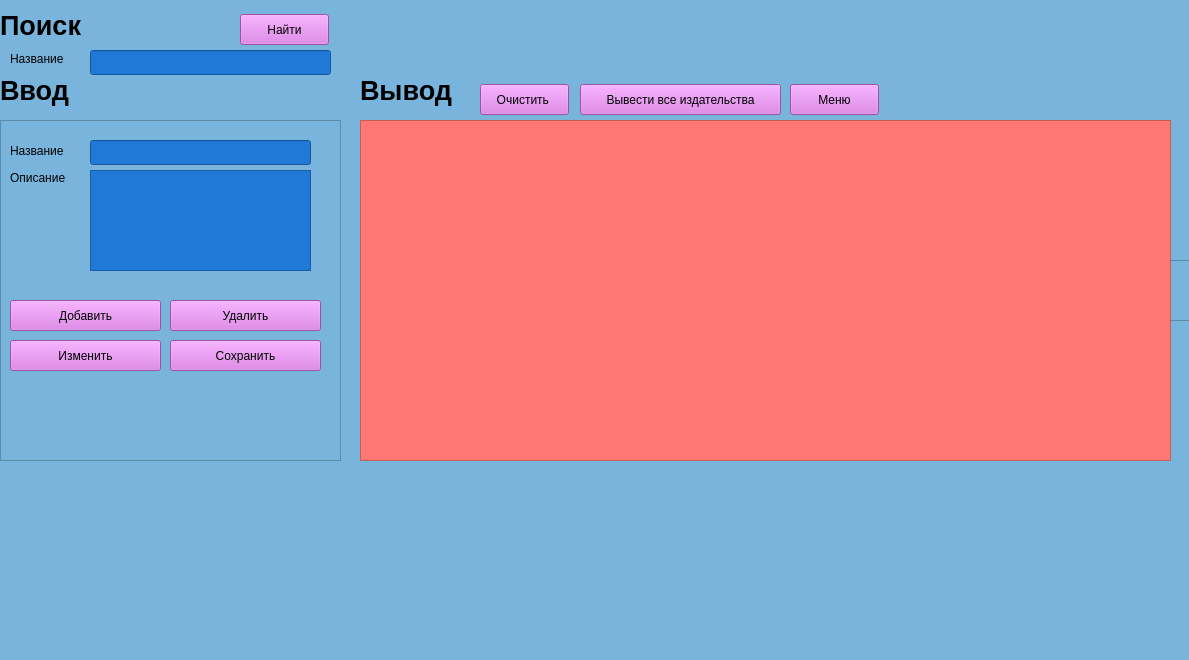
<?xml version="1.0" encoding="UTF-8"?>
<ui version="4.0">
 <class>MainWindow</class>
 <widget class="QMainWindow" name="MainWindow">
  <property name="geometry">
   <rect>
    <x>0</x>
    <y>0</y>
    <width>1189</width>
    <height>660</height>
   </rect>
  </property>
  <property name="windowTitle">
   <string>Издательство</string>
  </property>
  <property name="autoFillBackground">
   <bool>false</bool>
  </property>
  <property name="styleSheet">
   <string notr="true">background-color: rgb(120, 180,220);
</string>
  </property>
  <widget class="QWidget" name="centralwidget">
   <widget class="QPushButton" name="btnSelectAll">
    <property name="geometry">
     <rect>
      <x>580</x>
      <y>84</y>
      <width>201</width>
      <height>31</height>
     </rect>
    </property>
    <property name="styleSheet">
     <string notr="true">background-color: rgb(220, 112,230);
</string>
    </property>
    <property name="text">
     <string>Вывести все издательства</string>
    </property>
   </widget>
   <widget class="QFrame" name="frame">
    <property name="geometry">
     <rect>
      <x>0</x>
      <y>120</y>
      <width>341</width>
      <height>341</height>
     </rect>
    </property>
    <property name="sizePolicy">
     <sizepolicy hsizetype="Minimum" vsizetype="Preferred">
      <horstretch>0</horstretch>
      <verstretch>0</verstretch>
     </sizepolicy>
    </property>
    <property name="frameShape">
     <enum>QFrame::StyledPanel</enum>
    </property>
    <property name="frameShadow">
     <enum>QFrame::Plain</enum>
    </property>
    <widget class="QTextEdit" name="leYea">
     <property name="geometry">
      <rect>
       <x>90</x>
       <y>50</y>
       <width>221</width>
       <height>101</height>
      </rect>
     </property>
     <property name="styleSheet">
      <string notr="true">background-color: rgb(32,120, 215);


</string>
     </property>
    </widget>
    <widget class="QPushButton" name="btnEdit1">
     <property name="geometry">
      <rect>
       <x>10</x>
       <y>220</y>
       <width>151</width>
       <height>31</height>
      </rect>
     </property>
     <property name="styleSheet">
      <string notr="true">background-color: rgb(220, 112,230);
</string>
     </property>
     <property name="text">
      <string>Изменить</string>
     </property>
    </widget>
    <widget class="QPushButton" name="btnEdit">
     <property name="geometry">
      <rect>
       <x>170</x>
       <y>220</y>
       <width>151</width>
       <height>31</height>
      </rect>
     </property>
     <property name="styleSheet">
      <string notr="true">background-color: rgb(220, 112,230);
</string>
     </property>
     <property name="text">
      <string>Сохранить</string>
     </property>
    </widget>
    <widget class="QLineEdit" name="leTit">
     <property name="geometry">
      <rect>
       <x>90</x>
       <y>20</y>
       <width>221</width>
       <height>25</height>
      </rect>
     </property>
     <property name="styleSheet">
      <string notr="true">background-color: rgb(32,120, 215);
</string>
     </property>
    </widget>
    <widget class="QLabel" name="lbFIO">
     <property name="geometry">
      <rect>
       <x>10</x>
       <y>20</y>
       <width>71</width>
       <height>21</height>
      </rect>
     </property>
     <property name="text">
      <string>Название</string>
     </property>
    </widget>
    <widget class="QLabel" name="lbAdress">
     <property name="geometry">
      <rect>
       <x>10</x>
       <y>50</y>
       <width>71</width>
       <height>16</height>
      </rect>
     </property>
     <property name="text">
      <string>Описание</string>
     </property>
    </widget>
    <widget class="QPushButton" name="btnAdd">
     <property name="geometry">
      <rect>
       <x>10</x>
       <y>180</y>
       <width>151</width>
       <height>31</height>
      </rect>
     </property>
     <property name="styleSheet">
      <string notr="true">background-color: rgb(220, 112,230);
</string>
     </property>
     <property name="text">
      <string>Добавить</string>
     </property>
    </widget>
    <widget class="QPushButton" name="btnDel">
     <property name="geometry">
      <rect>
       <x>170</x>
       <y>180</y>
       <width>151</width>
       <height>31</height>
      </rect>
     </property>
     <property name="styleSheet">
      <string notr="true">background-color: rgb(220, 112,230);
</string>
     </property>
     <property name="text">
      <string>Удалить</string>
     </property>
    </widget>
   </widget>
   <widget class="QTextEdit" name="teResult">
    <property name="geometry">
     <rect>
      <x>430</x>
      <y>260</y>
      <width>1081</width>
      <height>61</height>
     </rect>
    </property>
    <property name="readOnly">
     <bool>true</bool>
    </property>
   </widget>
   <widget class="QTableWidget" name="twCustomers">
    <property name="geometry">
     <rect>
      <x>360</x>
      <y>120</y>
      <width>811</width>
      <height>341</height>
     </rect>
    </property>
    <property name="styleSheet">
     <string notr="true">background-color: rgb(255,120, 115);
</string>
    </property>
   </widget>
   <widget class="QPushButton" name="btnClear">
    <property name="geometry">
     <rect>
      <x>480</x>
      <y>84</y>
      <width>89</width>
      <height>31</height>
     </rect>
    </property>
    <property name="styleSheet">
     <string notr="true">background-color: rgb(220, 112,230);
</string>
    </property>
    <property name="text">
     <string>Очистить </string>
    </property>
   </widget>
   <widget class="QLabel" name="lbID_2">
    <property name="geometry">
     <rect>
      <x>360</x>
      <y>70</y>
      <width>111</width>
      <height>41</height>
     </rect>
    </property>
    <property name="font">
     <font>
      <pointsize>20</pointsize>
      <weight>75</weight>
      <bold>true</bold>
     </font>
    </property>
    <property name="text">
     <string>Вывод</string>
    </property>
   </widget>
   <widget class="QLabel" name="lbID_3">
    <property name="geometry">
     <rect>
      <x>0</x>
      <y>70</y>
      <width>161</width>
      <height>41</height>
     </rect>
    </property>
    <property name="font">
     <font>
      <pointsize>20</pointsize>
      <weight>75</weight>
      <bold>true</bold>
     </font>
    </property>
    <property name="text">
     <string>Ввод</string>
    </property>
   </widget>
   <widget class="QLabel" name="lbID_5">
    <property name="geometry">
     <rect>
      <x>0</x>
      <y>0</y>
      <width>171</width>
      <height>51</height>
     </rect>
    </property>
    <property name="font">
     <font>
      <pointsize>20</pointsize>
      <weight>75</weight>
      <bold>true</bold>
     </font>
    </property>
    <property name="text">
     <string>Поиск</string>
    </property>
   </widget>
   <widget class="QLineEdit" name="leSearch">
    <property name="geometry">
     <rect>
      <x>90</x>
      <y>50</y>
      <width>241</width>
      <height>25</height>
     </rect>
    </property>
    <property name="styleSheet">
     <string notr="true">background-color: rgb(32,120, 215);
</string>
    </property>
    <property name="readOnly">
     <bool>false</bool>
    </property>
   </widget>
   <widget class="QPushButton" name="btnSearch">
    <property name="geometry">
     <rect>
      <x>240</x>
      <y>14</y>
      <width>89</width>
      <height>31</height>
     </rect>
    </property>
    <property name="styleSheet">
     <string notr="true">background-color: rgb(220, 112,230);
</string>
    </property>
    <property name="text">
     <string>Найти</string>
    </property>
   </widget>
   <widget class="QLabel" name="lbFIO_2">
    <property name="geometry">
     <rect>
      <x>10</x>
      <y>50</y>
      <width>67</width>
      <height>17</height>
     </rect>
    </property>
    <property name="text">
     <string>Название</string>
    </property>
   </widget>
   <widget class="QPushButton" name="btnConnect">
    <property name="geometry">
     <rect>
      <x>570</x>
      <y>220</y>
      <width>111</width>
      <height>25</height>
     </rect>
    </property>
    <property name="text">
     <string>Подключение</string>
    </property>
   </widget>
   <widget class="QPushButton" name="btnMenu">
    <property name="geometry">
     <rect>
      <x>790</x>
      <y>84</y>
      <width>89</width>
      <height>31</height>
     </rect>
    </property>
    <property name="styleSheet">
     <string notr="true">background-color: rgb(220, 112,230);
</string>
    </property>
    <property name="text">
     <string>Меню</string>
    </property>
   </widget>
   <zorder>btnConnect</zorder>
   <zorder>frame</zorder>
   <zorder>btnSelectAll</zorder>
   <zorder>teResult</zorder>
   <zorder>twCustomers</zorder>
   <zorder>btnClear</zorder>
   <zorder>lbID_2</zorder>
   <zorder>lbID_3</zorder>
   <zorder>lbID_5</zorder>
   <zorder>leSearch</zorder>
   <zorder>btnSearch</zorder>
   <zorder>lbFIO_2</zorder>
   <zorder>btnMenu</zorder>
  </widget>
  <widget class="QMenuBar" name="menubar">
   <property name="geometry">
    <rect>
     <x>0</x>
     <y>0</y>
     <width>1189</width>
     <height>22</height>
    </rect>
   </property>
  </widget>
  <widget class="QStatusBar" name="statusbar"/>
 </widget>
 <resources/>
 <connections/>
</ui>
